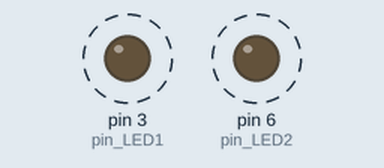
This sketch was run on a simulated Arduino Uno, built with avr-gcc and run on an emulated ATmega328P. Shown: output pins drawn as LEDs (lit = HIGH). Dashed ring = blinking.

Above: at 0.2 s.
Timing chart, 0 to 4.6 s (numbered marks = the images above):
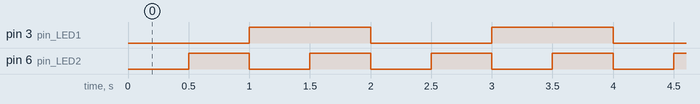

The sketch:

app.ino
```cpp
#include <SimpleTimer.h>
int pin_LED1 = 3;
int pin_LED2 = 6;
int pin_LED3 = 9;

SimpleTimer timer;

boolean LED_state1 = false;
unsigned long time_previous1, time_current1;

boolean LED_state2 = false;
unsigned long time_previous2, time_current2;

unsigned long time_previous, time_current;
boolean LED_state = false;

void setup() {
    pinMode(pin_LED1, OUTPUT);
    pinMode(pin_LED2, OUTPUT);
    digitalWrite(pin_LED1, LOW);
    digitalWrite(pin_LED2, LOW);
}


void blink_1000() {
    time_current1 = millis();
    if(time_current1 - time_previous1 >= 1000) {
        time_previous1 = time_current1;
        LED_state1 =! LED_state1;
        digitalWrite(pin_LED1, LED_state1);
    }
}


void blink_500() {
    time_current2 = millis();
    // 0.5초 이상 시간이 경과한 경우
    if(time_current2 - time_previous2 >= 500) {
        time_previous2 = time_current2;
        LED_state2 =! LED_state2;
        digitalWrite(pin_LED2, LED_state2);
    }
}


void loop(){
    blink_1000();
    blink_500();

}
```

Measured:
- by itself, pin 3 (pin_LED1): alternates HIGH for 1.0 s and LOW for 1.0 s
- by itself, pin 6 (pin_LED2): alternates HIGH for 0.50 s and LOW for 0.50 s
